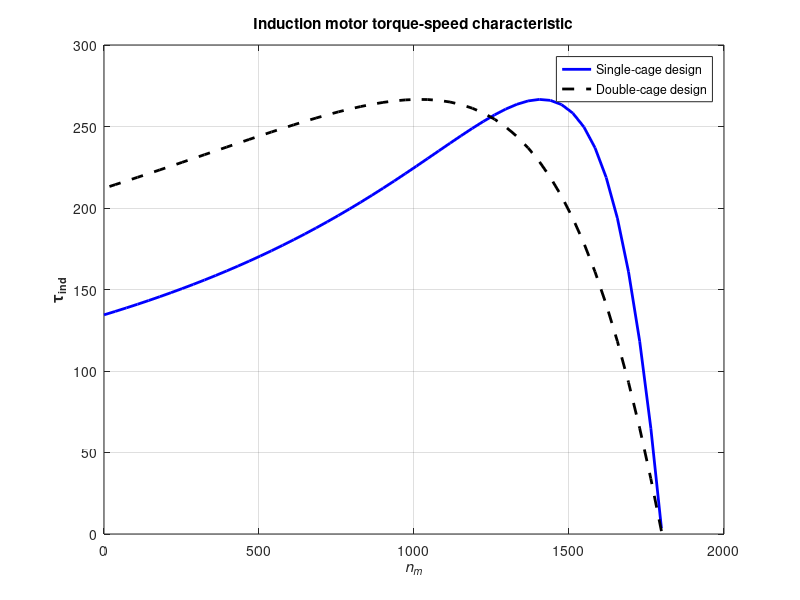

This figure's MATLAB source:
% p.370 example 6-6
% M-file: torque_speed_2.m
% M-file creates and plot of the torque-speed curve of the torque-speed curve of 
% an induction motor with a double-cage rotor design.
% First, initialize the values needed in this program.
r1 = 0.641;  % Stator resistance 定子阻抗
x1 = 0.750;  % Stator reactance 定子電抗
r2 = 0.300;  % Rotor resistance for single-cage motor 轉子阻抗
r2i = 0.400;  % Rotor resistance for inner cage of double-cage motor 內轉子阻抗
r2o = 3.200;  % Rotor resistance for output cage of double-cage motor 雙鼠籠式轉子阻抗
x2 = 0.500;  % Rotor reactance for single-cage motor 轉子電抗
x2i = 3.300;  % Rotor reactance for inner cage of double-cage motor 內轉子電抗
x2o = 3.300;  % Rotor reactance for output cage of double-cage motor 雙鼠籠式轉子電抗
xm = 26.3;  % Magnetization branch reactance 鐵芯電抗
v_phase = 460 / sqrt(3);  % phase voltage 相電壓
n_sync = 1800;  % Synchronous speed (r/min) 同步轉速(rpm)
w_sync = 188.5;  % Synchronous speed (rad/s) 同步轉速(徑度/秒)

% Calculate the Thevenin voltage and impedance from Equations
% 從戴維寧等效電路計算出
% 6-41a and 6-43.
v_th = v_phase * (xm / sqrt(r1^2 + (x1 + xm)^2));  % 戴維寧等效電壓
z_th = ((1j * xm) * (r1 + 1j * x1)) / (r1 + 1j * (x1 + xm)); % 戴維寧等效電路電抗
r_th = real(z_th);  % Thevenin equivalent resistance (real part) 戴維寧等效電組
x_th = imag(z_th);  % Thevenin equivalent reactance (imaginary part) 戴維寧等效感抗

% NEW Calculate the motor speed for many slips between 0 and 1. 轉差從0-1的變化
% Note that the first slip value is set to 0.001 instead of exactly 0 to avoid divide-by-zero problems.
s = (0:1:50) / 50;  % Slip 繪出50點
s(1) = 0.001;  % Avoid division-by-zero 每一點變化
nm = (1 - s) * n_sync;  % Mechanical speed 轉子轉速

% Calculate torque for original rotor resistance 
% 單鼠籠式轉子計算
for ii = 1:51
    t_ind1(ii) = (3 * v_th^2 * r2 / s(ii)) / ...
        (w_sync * ((r_th + r2 / s(ii))^2 + (x_th + x2)^2));
end

% Calculate resistance and reatance of the doubled-cage rotor at this slip,
% 計算雙鼠籠式轉子轉矩
% and then use those values to calculate the induced torque.
for ii = 1:51
    y_r = 1  /(r2i + j * s(ii) * x2i) + 1 / (r2o + j * s(ii) * x2o);
    z_r= 1 / y_r;  % Effective rotor impedance
    r2eff = real(z_r);  % Effective rotor resistance
    x2eff = imag(z_r);  % Effective rotor reactance

    % Calculate induced torque for double-cage rotor.
    t_ind2(ii) = (3 * v_th^2 * (2 * r2) / s(ii)) / ...
        (w_sync * ((r_th + (2 * r2) / s(ii))^2 + (x_th + x2)^2));
end

% Plot the torque-speed curve 繪出轉矩-轉速曲線圖
figure;
plot(nm, t_ind1, 'b', 'LineWidth', 2.0);  % Torque for original rotor resistance
hold on;
plot(nm, t_ind2, 'k', 'LineWidth', 2.0, 'LineStyle', '--');  % Torque for doubled rotor resistance
xlabel('\bf\itn_{m}');
ylabel('\bf\tau_{ind}');
title('\bfInduction motor torque-speed characteristic');
legend('Single-cage design', 'Double-cage design');
grid on;
hold off;

